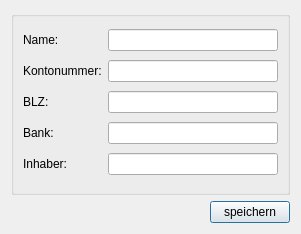
<?xml version="1.0" encoding="UTF-8"?>
<ui version="4.0">
 <class>Db_Acc_Dialog_Ui</class>
 <widget class="QDialog" name="Db_Acc_Dialog_Ui">
  <property name="geometry">
   <rect>
    <x>0</x>
    <y>0</y>
    <width>301</width>
    <height>234</height>
   </rect>
  </property>
  <property name="sizePolicy">
   <sizepolicy hsizetype="Fixed" vsizetype="Fixed">
    <horstretch>0</horstretch>
    <verstretch>0</verstretch>
   </sizepolicy>
  </property>
  <property name="windowTitle">
   <string>TurnFix - Kontodaten</string>
  </property>
  <property name="windowIcon">
   <iconset resource="../../../../resources/TurnFix.qrc">
    <normaloff>:/appicons/icon.png</normaloff>:/appicons/icon.png</iconset>
  </property>
  <layout class="QGridLayout" name="gridLayout">
   <item row="0" column="0">
    <widget class="QGroupBox" name="groupBox">
     <property name="sizePolicy">
      <sizepolicy hsizetype="Expanding" vsizetype="Preferred">
       <horstretch>0</horstretch>
       <verstretch>0</verstretch>
      </sizepolicy>
     </property>
     <property name="title">
      <string/>
     </property>
     <layout class="QGridLayout" name="gridLayout_2">
      <item row="0" column="0">
       <widget class="QLabel" name="label">
        <property name="text">
         <string>Name:</string>
        </property>
       </widget>
      </item>
      <item row="0" column="1">
       <widget class="QLineEdit" name="txt_name"/>
      </item>
      <item row="1" column="0">
       <widget class="QLabel" name="label_2">
        <property name="text">
         <string>Kontonummer:</string>
        </property>
       </widget>
      </item>
      <item row="1" column="1">
       <widget class="QLineEdit" name="txt_number">
        <property name="inputMask">
         <string>0000000000; </string>
        </property>
       </widget>
      </item>
      <item row="2" column="0">
       <widget class="QLabel" name="label_3">
        <property name="text">
         <string>BLZ:</string>
        </property>
       </widget>
      </item>
      <item row="3" column="0">
       <widget class="QLabel" name="label_4">
        <property name="text">
         <string>Bank:</string>
        </property>
       </widget>
      </item>
      <item row="4" column="0">
       <widget class="QLabel" name="label_5">
        <property name="text">
         <string>Inhaber:</string>
        </property>
       </widget>
      </item>
      <item row="3" column="1">
       <widget class="QLineEdit" name="txt_bank"/>
      </item>
      <item row="4" column="1">
       <widget class="QLineEdit" name="txt_owner"/>
      </item>
      <item row="2" column="1">
       <widget class="QLineEdit" name="txt_blz">
        <property name="inputMask">
         <string>000 000 00; </string>
        </property>
       </widget>
      </item>
     </layout>
    </widget>
   </item>
   <item row="1" column="0">
    <widget class="QPushButton" name="but_save">
     <property name="sizePolicy">
      <sizepolicy hsizetype="Fixed" vsizetype="Fixed">
       <horstretch>0</horstretch>
       <verstretch>0</verstretch>
      </sizepolicy>
     </property>
     <property name="layoutDirection">
      <enum>Qt::RightToLeft</enum>
     </property>
     <property name="text">
      <string>speichern</string>
     </property>
    </widget>
   </item>
  </layout>
 </widget>
 <tabstops>
  <tabstop>txt_name</tabstop>
  <tabstop>txt_number</tabstop>
  <tabstop>txt_blz</tabstop>
  <tabstop>txt_bank</tabstop>
  <tabstop>txt_owner</tabstop>
  <tabstop>but_save</tabstop>
 </tabstops>
 <resources>
  <include location="../../../../resources/TurnFix.qrc"/>
 </resources>
 <connections/>
</ui>
